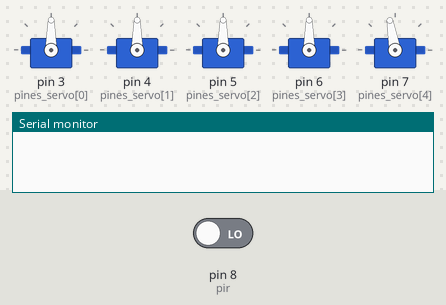
The sketch below on a simulated Arduino Uno, built with avr-gcc and run on an emulated ATmega328P. On the bench: 5 × servo, the last lines printed to the serial monitor. The inputs (shaded band) are chosen by the test bench; at power-on: pin 8 (pir) LOW. Random numbers use the default seed unless the sketch sets one.

Above: at 1.2 s.
1.3 s: pin 8 (pir) driven HIGH
At 1.76 s:
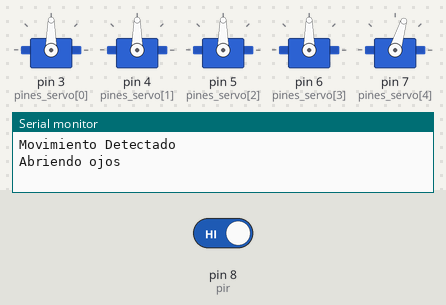
At 2.82 s:
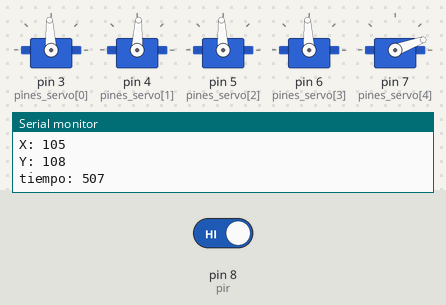
Timing chart, 0 to 22.2 s (numbered marks = the images above; inputs shaded):
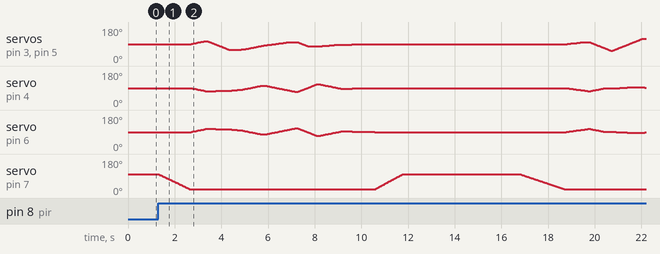

The sketch:

The-Doorman-LR.ino
```cpp
/*

  Doorman 1.0 ==O== LA RESISTENCIA ==O==

  Este script va a hacer que el doorman, cuando detecte movimiento al frente suyo,
  abra los ojos y mire en distintas direcciones elegidas aleatoriamente. En el
  último movimiento, mueve los ojos lentamente hacia el centro para mirar al
  maleante que está tocando la puerta.

  Escrito por Rafael Fernández
  Última edición 19/03/2018 11:46 am.
*/

#include <Servo.h>

// Configuracion básica de pines y coordenadas.
const int pir = 8;
const int pines_servo[] = {3, 4, 5, 6, 7};
int cords_servo[] = {90, 90, 100}; // {Eje x Ojos, Y Ojos, Y Parpados}
//

bool estado_pir;
int vel_random;
Servo obj_servo[6];

void actualizarServos() {
  int cords[] = {cords_servo[0], cords_servo[1], cords_servo[0], cords_servo[1], cords_servo[2]};
  for (int x = 0; x < 5; x++) {
    if(x == 1){
      obj_servo[x].write(180 - cords[x]); // Invertir eje y en un servo.
    }
    else{
      obj_servo[x].write(cords[x]);
    }
  }
}


// Funcion que permite elegir el objeto que se movera ("ojos" o "parpado"), una coordenada x
// e y, y un tiempo total que se demorará el movimiento, en ms. Para la opcion parpado solo
// se aplica la coordenada Y entregada a la función.
void mover_servo(String tipo, int x, int y, int tiempo){
  if (tipo == "ojos") {
    Serial.println("Funcion servo llamada");
    Serial.print("X: ");
    Serial.println(x);
    Serial.print("Y: ");
    Serial.println(y);
    Serial.print("tiempo: ");
    Serial.println(tiempo);

    int ejes[] = {x, y};
    int dif[] = {abs(cords_servo[0] - x), abs(cords_servo[1] - y)};
    int espera_por_grado[] = {tiempo / dif[0], tiempo / dif[1]};

    bool terminado = false;
    long tiempos[] = {millis() + espera_por_grado[0], millis() + espera_por_grado[1]};
    while (terminado == false) {
      for (int k = 0; k < 2; k++) {
        if (millis() > tiempos[k]) {
          if (cords_servo[k] > ejes[k]) {
            cords_servo[k]--;
          }
          else if (cords_servo[k] < ejes[k]) {
            cords_servo[k]++;
          }
          actualizarServos();
          tiempos[k] = millis() + espera_por_grado[k];
        }

        if (cords_servo[0] == x && cords_servo[1] == y) {
          terminado = true;
        }
        delay(10);
      }
    }
  }
  else {
    int dif = abs(cords_servo[2] - y);
    int espera = tiempo / dif;

    while (cords_servo[2] != y) {
      if (cords_servo[2] > y) {
        cords_servo[2]--;
      }
      else {
        cords_servo[2]++;
      }
      obj_servo[4].write(cords_servo[2]);
      delay(espera);
    }
  }
}

void setup() {
  Serial.begin(9600);
  for (int x = 0; x < 5; x++) {
    obj_servo[x].attach(pines_servo[x]); // Asigna los pines a cada servo.
  }
  actualizarServos(); // Asigna las cords_servo a los respectivos servos

  pinMode(pir, INPUT);
  randomSeed(analogRead(A0));
}


void loop() {
  estado_pir = digitalRead(pir);
  if (estado_pir == HIGH) { //Sensor activado y limite tiempo alcanzado para volver a moverse
    Serial.println("Movimiento Detectado");

    // Abrir parapados
    Serial.println("Abriendo ojos");
    vel_random = random(500, 2501);
    mover_servo("parpado", 0, 20, vel_random); // abrir los ojos en un periodo random entre 0,5 secs y 2,5 secs

    // Mover los ojos
    int movimientos = random(3, 8); // Elegir aleatoriamente cuantos movimientos de ojos se harán (Entre 3 y 7)
    for (int u = 0; u < movimientos; u++) {
      vel_random = random(400, 801); //400, 801
      int x_rand = random(50, 121); // limites de coordenadas para mover los ojos. Van de 0 a 180. Hay que ajustarlo segun los
      int y_rand = random(50, 121); // grados maximos a los que se pueden mover los servos de los ejes de los ojos.
      mover_servo("ojos", x_rand, y_rand, vel_random);
    }

    // Devolver los ojos al centro lentamente.
    vel_random = random(800, 1501);
    mover_servo("ojos", 90, 90, vel_random);

    //cerrar los parpados
    Serial.println("Cerrando Ojos");
    vel_random = random(500, 2501);
    mover_servo("parpado", 0, 100, vel_random);
    delay(5000); // Esperar 10 segundos hasta que se vuelva a poder activar de nuevo.
  }

  delay(20); // 20 ms de espera entre cada medicion del sensor.
}
```
